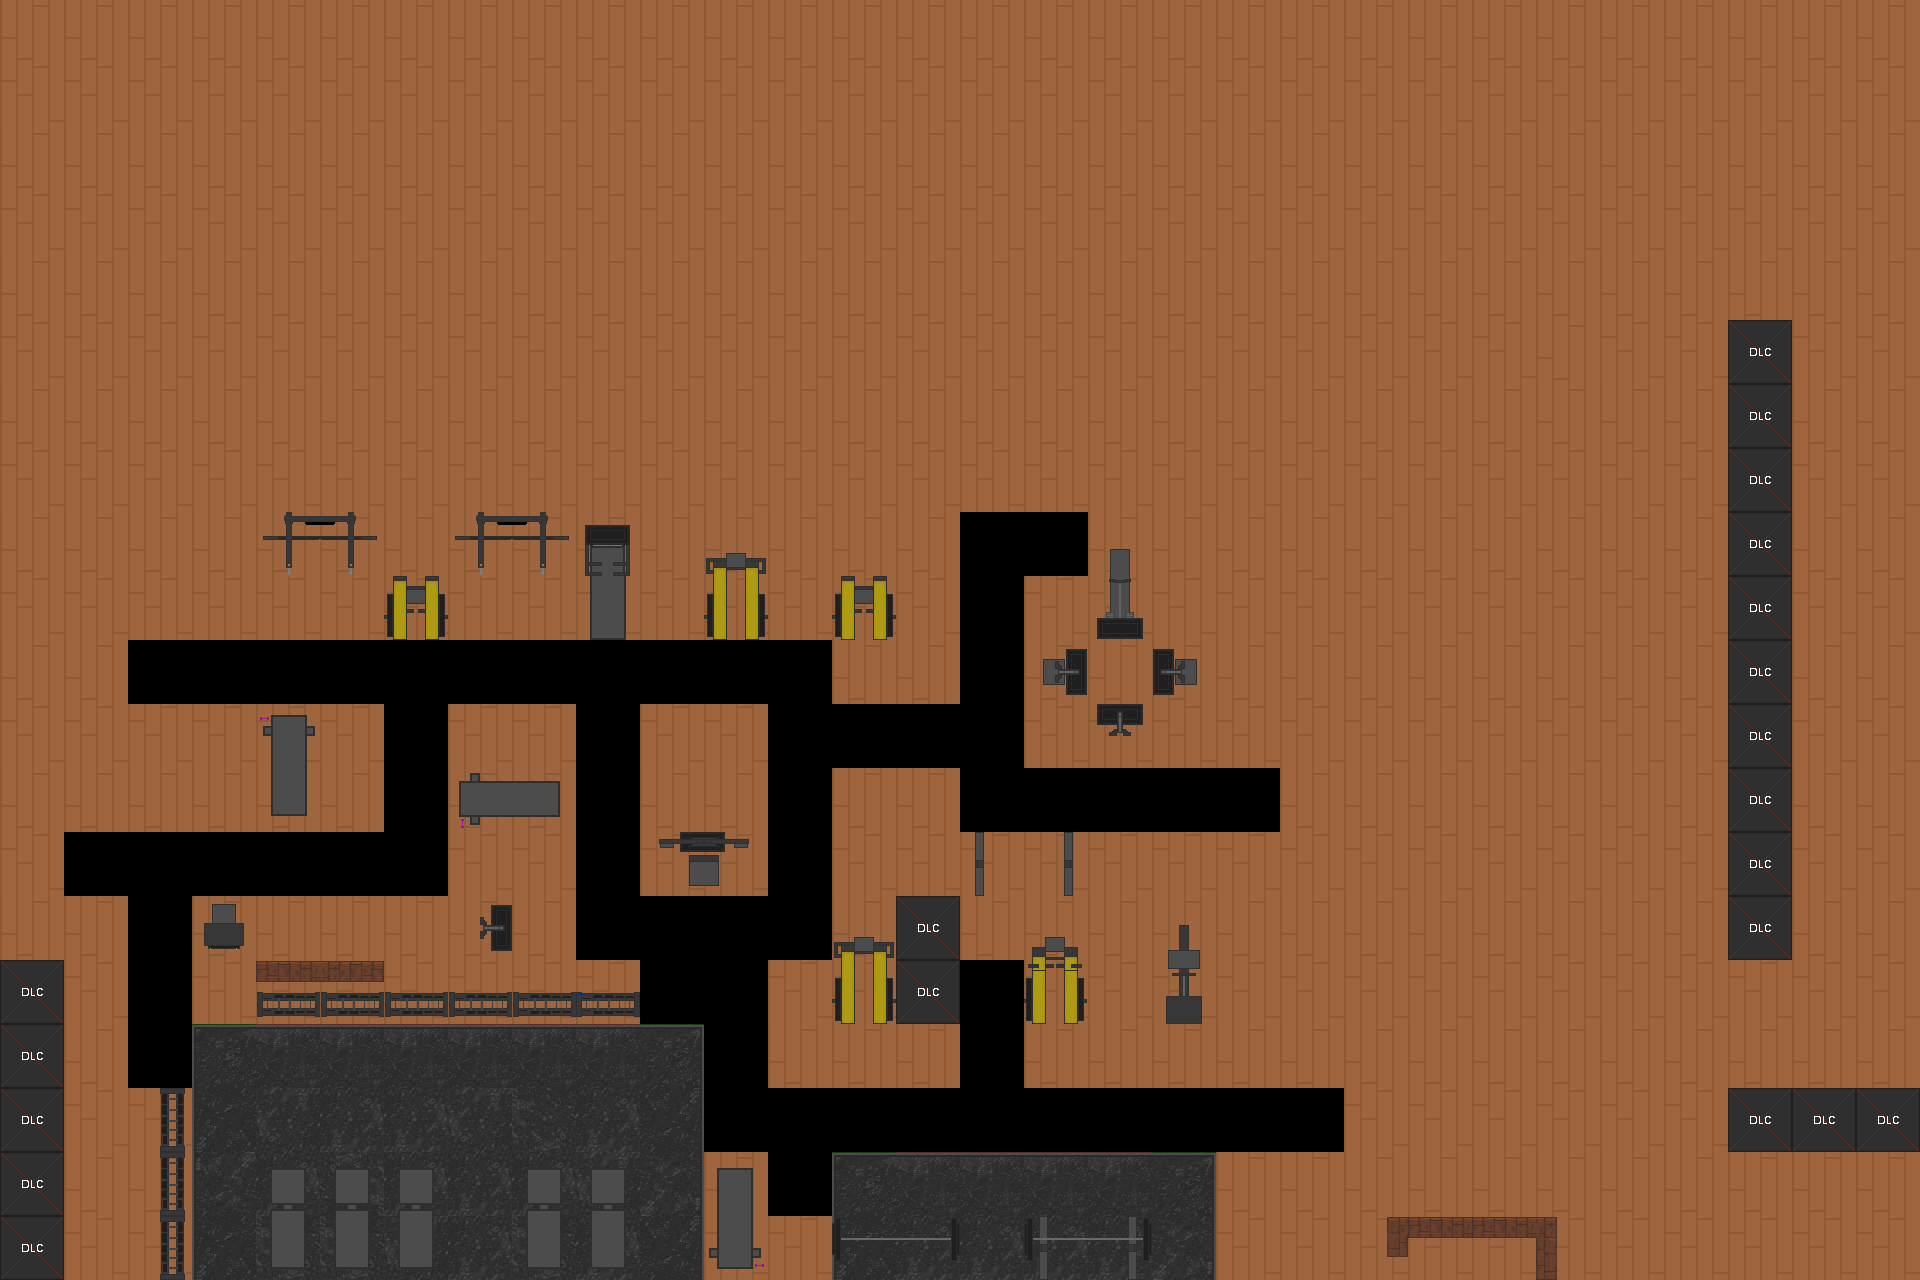

A 2D game scene composited from a Tiled map and its tileset images. What follows is a short description and the map's XML, with each tile layer's data collapsed to a summary:
An orthogonal 30x20 tile map with 64x64 px tiles, 12 tile layers (__ground__, Mancuernas, Bancas, PECHO, ...) and 7 objects.

<map version="1.10" tiledversion="1.10.2" orientation="orthogonal" renderorder="right-down" width="30" height="20" tilewidth="64" tileheight="64" infinite="0" nextlayerid="24" nextobjectid="10">
 <tileset firstgid="1" source="TilesImport/GoGayTiles.tsx" />
 <layer id="1" name="__ground__" width="30" height="20">
  <data>[600 cells, 600 non-empty, 9 distinct tile ids]</data>
 </layer>
 <layer id="3" name="Mancuernas" width="30" height="20">
  <data>[600 cells, 9 non-empty, 3 distinct tile ids]</data>
 </layer>
 <layer id="2" name="Bancas" width="30" height="20">
  <data>[600 cells, 18 non-empty, 6 distinct tile ids]</data>
 </layer>
 <layer id="10" name="PECHO" width="30" height="20">
  <data>[600 cells, 4 non-empty, 3 distinct tile ids]</data>
 </layer>
 <layer id="18" name="PIERNAS" width="30" height="20">
  <data>[600 cells, 4 non-empty, 2 distinct tile ids]</data>
 </layer>
 <layer id="11" name="POLEAS" width="30" height="20">
  <data>[600 cells, 6 non-empty, 4 distinct tile ids]</data>
 </layer>
 <layer id="15" name="TRICEPS" width="30" height="20">
  <data>[600 cells, 2 non-empty, 2 distinct tile ids]</data>
 </layer>
 <layer id="12" name="BICEPS" width="30" height="20">
  <data>[600 cells, 1 non-empty, 1 distinct tile ids]</data>
 </layer>
 <layer id="5" name="BarrasFijas" width="30" height="20">
  <data>[600 cells, 4 non-empty, 1 distinct tile ids]</data>
 </layer>
 <layer id="6" name="DLC" width="30" height="20">
  <data>[600 cells, 20 non-empty, 1 distinct tile ids]</data>
 </layer>
 <layer id="17" name="Mesa" width="30" height="20">
  <data>[600 cells, 6 non-empty, 3 distinct tile ids]</data>
 </layer>
 <layer id="16" name="ESPALDA" width="30" height="20">
  <data>[600 cells, 10 non-empty, 7 distinct tile ids]</data>
 </layer>
 <group id="13" name="SUELTOS">
  <objectgroup id="23" name="mesa2" />
  <objectgroup id="14" name="Z1">
   <object id="1" gid="81" x="192.667" y="975" width="64" height="64" />
  </objectgroup>
  <objectgroup id="20" name="PB1">
   <object id="4" gid="65" x="671.667" y="1275.67" width="64" height="64" />
   <object id="5" gid="2147483713" x="735.688" y="1275.69" width="64" height="64" />
  </objectgroup>
  <objectgroup id="21" name="PB2">
   <object id="6" gid="2147483713" x="498.182" y="800.364" width="64" height="64" rotation="-90" />
   <object id="7" gid="2147483713" x="452.182" y="796.636" width="64" height="64" rotation="90" />
  </objectgroup>
  <objectgroup id="22" name="PB3">
   <object id="8" gid="65" x="224.364" y="754.364" width="64" height="64" />
   <object id="9" gid="2147483713" x="286.625" y="754.375" width="64" height="64" />
  </objectgroup>
 </group>
</map>